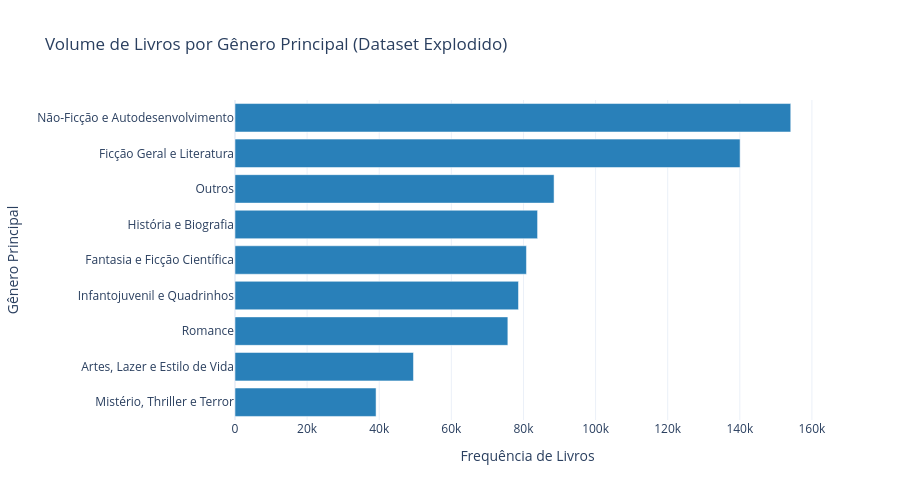

The cell this chart's notebook holds for it:
### Markdown cell above
## 4. Análise Exploratória (EDA) pós-mapeamento
Vamos analisar a volumetria e as características de páginas e avaliações médias para cada gênero principal.

### Code cell
# Gráfico do Volume de Livros por Gênero Principal
fig_counts = px.bar(
    counts.reset_index(),
    x='count',
    y='genre_main',
    orientation='h',
    title='Volume de Livros por Gênero Principal (Dataset Explodido)',
    labels={'genre_main': 'Gênero Principal', 'count': 'Frequência de Livros'},
    color_discrete_sequence=['#2980B9'],
)
fig_counts.update_layout(yaxis={'categoryorder':'total ascending'}, height=500, template='plotly_white')
fig_counts.show()

### Figure 1 — Plotly figure (JSON) as saved in the notebook; plotly's stock layout.template omitted (floating-point values rounded to 4 significant figures)
{"data": [{"hovertemplate": "Frequência de Livros=%{x}<br>Gênero Principal=%{y}<extra></extra>", "legendgroup": "", "marker": {"color": "#2980B9", "pattern": {"shape": ""}}, "name": "", "orientation": "h", "showlegend": false, "textposition": "auto", "type": "bar", "x": [154125, 140075, 88488, 83910, 80827, 78620, 75670, 49494, 39124], "xaxis": "x", "y": ["Não-Ficção e Autodesenvolvimento", "Ficção Geral e Literatura", "Outros", "História e Biografia", "Fantasia e Ficção Científica", "Infantojuvenil e Quadrinhos", "Romance", "Artes, Lazer e Estilo de Vida", "Mistério, Thriller e Terror"], "yaxis": "y"}], "layout": {"barmode": "relative", "height": 500, "legend": {"tracegroupgap": 0}, "title": {"text": "Volume de Livros por Gênero Principal (Dataset Explodido)"}, "xaxis": {"anchor": "y", "domain": [0, 1], "title": {"text": "Frequência de Livros"}}, "yaxis": {"anchor": "x", "categoryorder": "total ascending", "domain": [0, 1], "title": {"text": "Gênero Principal"}}}}
